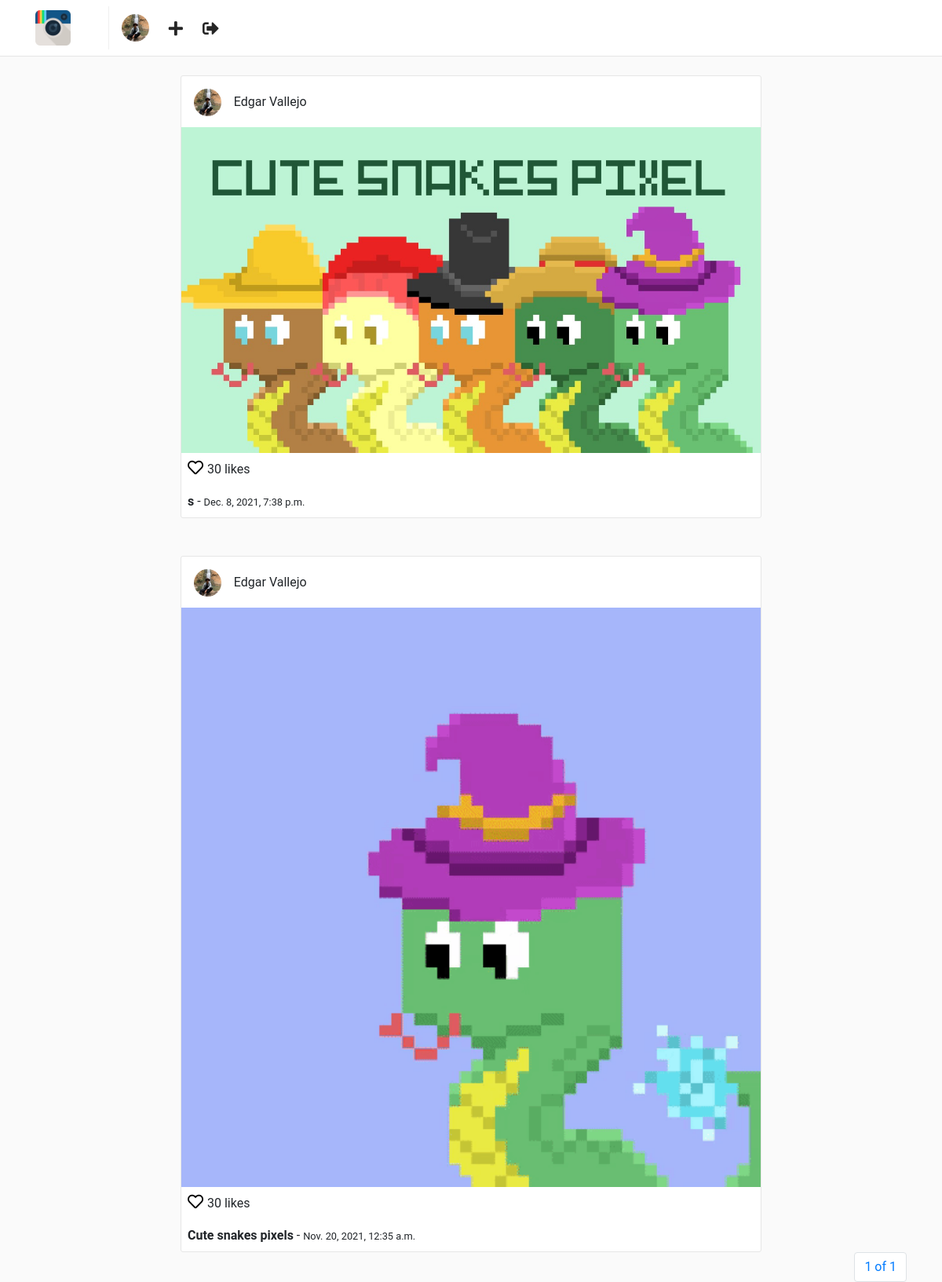
The app's page / (signed in) with its own data.
### users/models.py (models this page shows, shortened)
class Profile(models.Model):
    user = models.OneToOneField(User, on_delete=models.CASCADE)
    website = models.CharField(blank=True, max_length=200)
    biography = models.TextField(blank=True)
    phone_number = models.CharField(max_length=200, blank=True)
    picture = models.ImageField(upload_to='users/pictures', blank=True, null=True)
    created = models.DateTimeField(auto_now_add=True)
    modified = models.DateTimeField(auto_now=True)

### posts/models.py (models this page shows, shortened)
class Post(models.Model):
    user = models.ForeignKey(User, on_delete=models.CASCADE)
    profile = models.ForeignKey('users.Profile', on_delete=models.CASCADE)
    title = models.CharField(max_length=255)
    photo = models.ImageField(upload_to='posts/photos')
    created = models.DateTimeField(auto_now_add=True)
    modified = models.DateTimeField(auto_now=True)

### posts/views.py (the view)
class PostFeedView(LoginRequiredMixin, ListView):
    template_name = "posts/feed.html"
    model = Post
    ordering = ('-created')
    paginate_by = 10
    context_object_name = 'posts'

### templates/posts/feed.html (shortened to what this page needs)
{% extends "base.html" %}
{% block container %}
    <div class="container">
        <div class="row">
            {% for post in posts %}
                {% include 'posts/post_card.html' %}
            {% endfor %}
        </div>
    </div>
{% include "pagination.html" %}
{% endblock %}

### templates/base.html (shortened to what this page needs)
<!DOCTYPE html>
<html lang="en">
<head>
    {% load static %}
    <link rel="stylesheet" href="{% static 'css/bootstrap.min.css' %}">
    <link rel="stylesheet" href="https://use.fontawesome.com/releases/v5.1.0/css/all.css" />
    <link rel="stylesheet" href="{% static 'css/main.css' %}" />
</head>
<body>
    {% include "nav.html" %}
    <div class="container mt-5">
        {% block container %}
        {% endblock%}
    </div>
</body>
</html>

### templates/nav.html
{% load static %}
<nav class="navbar navbar-expand-lg fixed-top" id="main-navbar">
    <div class="container">
        <a class="navbar-brand pr-5" style="border-right: 1px solid #efefef;" href="{% url "posts:feed" %}">
            <img src="{% static "img/instagram.png" %}" height="45" class="d-inline-block align-top"/>
        </a>
        <div class="collapse navbar-collapse">
            <ul class="navbar-nav mr-auto">
                <li class="nav-item">
                    <a href="{% url "users:detail" request.user.username %}">
                        {% if request.user.profile.picture %}
                            <img src="{{ request.user.profile.picture.url }}" height="35" class="d-inline-block align-top rounded-circle"/>
                        {% else%}
                            <img src="{% static 'img/default-profile.png' %}" height="35" class="d-inline-block align-top rounded-circle"/>
                        {% endif %}
                    </a>
                </li>
                <li class="nav-item nav-icon">
                    <a href="{% url "posts:create" %}">
                        <i class="fas fa-plus"></i>
                    </a>
                </li>
                <li class="nav-item nav-icon">
                    <a href="{% url "users:logout" %}">
                        <i class="fas fa-sign-out-alt"></i>
                    </a>
                </li>
            </ul>
        </div>
    </div>
</nav>

### templates/posts/post_card.html
<div class="col-sm-12 col-md-8 offset-md-2 mt-5 p-0 post-container">
    <div class="media pt-3 pl-3 pb-1">
        <a href="{% url "users:detail" post.user.username %}">
            <img class="mr-3 rounded-circle" height="35" src="{{ post.profile.picture.url }}" alt="{{ post.user.get_full_name }}">
        </a>
        <div class="media-body">
            <p style="margin-top: 5px;">{{ post.user.get_full_name  }}</p>
        </div>
    </div>
    <img style="width: 100%;" src="{{ post.photo.url }}" alt="{{ post.title }}">
    <p class="mt-1 ml-2" >
        <a href="" style="color: #000; font-size: 20px;">
            <i class="far fa-heart"></i>
        </a> 30 likes
    </p>
    <p class="ml-2 mt-0 mb-2">
        <b>{{ post.title }}</b> - <small>{{ post.created }}</small>
    </p>
</div>

### templates/pagination.html (shortened to what this page needs)
<nav>
    <ul class="pagination justify-content-end">
        <li class="page-item">
            <a class="page-link" href="#">
                {{ page_obj.number }} of {{ page_obj.paginator.num_pages }}
            </a>
        </li>
    </ul>
</nav>

### static/css/main.css (style rules this page uses)
html, body { background: #fafafa; height: 100%; width: 100%; font-family: 'Roboto', sans-serif; }
#main-navbar { background: #fff; border-bottom: 1px solid rgba(0,0,0,.0975); }
.post-container { background: #fff; border: 1px solid #e6e6e6; border-radius: 3px; }
.nav-icon a { color: #262626; font-size: 1.3em; display: block; margin-top: .2em; margin-left: 1.2em; font-weight: 100; }

### records on screen
Post: profile.picture (picture), user.get_full_name "Edgar Vallejo", photo (picture), title "s", created "Dec. 8, 2021, 7:38 p.m."
Post: profile.picture (picture), user.get_full_name "Edgar Vallejo", photo (picture), title "Cute snakes pixels", created "Nov. 20, 2021, 12:35 a.m."

### other values on screen
{{ page_obj.number }} "1"
{{ page_obj.paginator.num_pages }} "1"
